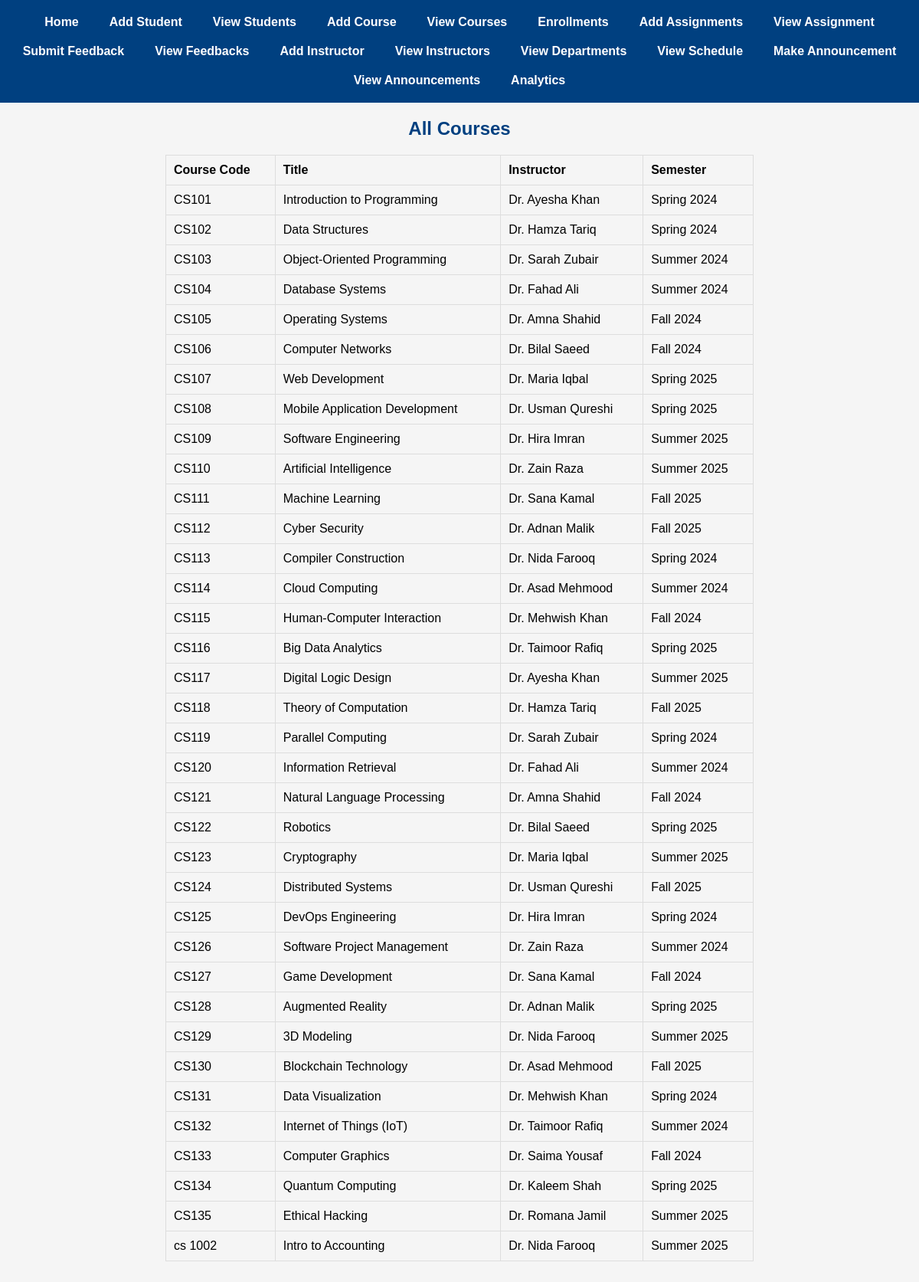
The page /show_all_courses on the database its author committed.
### main.py (models this page shows)
class Course(db.Model):
    id = db.Column(db.Integer, primary_key=True)
    code = db.Column(db.String(10), unique=True, nullable=False)
    title = db.Column(db.String(100), nullable=False)
    instructor_id = db.Column(db.Integer, db.ForeignKey('instructor.id'))
    semester_id = db.Column(db.Integer, db.ForeignKey('semester.id'))
    schedules = db.relationship('Schedule', backref='course', lazy=True)

class Instructor(db.Model):
    id = db.Column(db.Integer, primary_key=True)
    name = db.Column(db.String(100), nullable=False)
    email = db.Column(db.String(100), unique=True, nullable=False)
    department_id = db.Column(db.Integer, db.ForeignKey('department.id'), nullable=False)
    courses = db.relationship('Course', backref='instructor', lazy=True)

class Semester(db.Model):
    id = db.Column(db.Integer, primary_key=True)
    name = db.Column(db.String(50), nullable=False)
    courses = db.relationship('Course', backref='semester', lazy=True)

### main.py (the view)
@app.route('/show_all_courses')
def show_all_courses():
    courses = Course.query.all()
    return render_template('show_courses.html', courses=courses)

### templates/show_courses.html (shortened to what this page needs)
{% extends 'base.html' %}
{% block content %}
<h2>All Courses</h2>
<table>
    <thead>
        <tr>
            <th>Course Code</th>
            <th>Title</th>
            <th>Instructor</th>
            <th>Semester</th>
        </tr>
    </thead>
    <tbody>
        {% for course in courses %}
        <tr>
            <td>{{ course.code }}</td>
            <td>{{ course.title }}</td>
            <td>{{ course.instructor.name }}</td>
            <td>{{ course.semester.name }}</td>
        </tr>
        {% endfor %}
    </tbody>
</table>
{% endblock %}

### templates/base.html (shortened to what this page needs)
<!DOCTYPE html>
<html lang="en">
<head>
    <link rel="stylesheet" href="{{ url_for('static', filename='css/style.css') }}">
</head>
<body>
    <nav>
        <a href="/">Home</a>
        <a href="/add_student">Add Student</a>
        <a href="/show_all_students">View Students</a>
        <a href="/add_course">Add Course</a>
        <a href="/show_all_courses">View Courses</a>
        <a href="/enrollments">Enrollments</a>
        <a href="/add_assignment">Add Assignments</a>
        <a href="/show_assignments">View Assignment</a>
        <a href="/add_feedback">Submit Feedback</a>
        <a href="/show_feedback">View Feedbacks</a>
        <a href="/add_instructor">Add Instructor</a>
        <a href="/show_all_instructors">View Instructors</a>
        <a href="/show_all_departments">View Departments</a>
        <a href="/show_schedule">View Schedule</a>
        <a href="/announce_something">Make Announcement</a>
        <a href="/all_announcements">View Announcements</a>
        <a href="/graphs">Analytics</a>
    </nav>
    <main>
        {% block content %}{% endblock %}
    </main>
</body>
</html>

### static/css/style.css (style rules this page uses)
body { display: flex; flex-direction: column; align-items: center; margin: 0; padding: 0; font-family: Arial, sans-serif; background-color: #f5f5f5; min-height: 100vh; box-sizing: border-box; }
nav { background-color: #004080; width: 100%; display: flex; flex-wrap: wrap; justify-content: center; padding: 10px 0; }
nav a { color: white; text-decoration: none; font-weight: bold; margin: 0 15px; padding: 10px 5px; }
.container, main, section { width: 80%; max-width: 1200px; margin: 20px auto; text-align: center; }
h1, h2, h3, h4, h5, h6 { text-align: center; color: #004080; margin-top: 0; }
table { width: 80%; margin: 0 auto 20px auto; border-collapse: collapse; text-align: left; }
table th, table td { border: 1px solid #ddd; padding: 10px; }

### rows shown on the page
Course: code "CS101", title "Introduction to Programming", instructor.name "Dr. Ayesha Khan", semester.name "Spring 2024"
Course: code "CS102", title "Data Structures", instructor.name "Dr. Hamza Tariq", semester.name "Spring 2024"
Course: code "CS103", title "Object-Oriented Programming", instructor.name "Dr. Sarah Zubair", semester.name "Summer 2024"
Course: code "CS104", title "Database Systems", instructor.name "Dr. Fahad Ali", semester.name "Summer 2024"
Course: code "CS105", title "Operating Systems", instructor.name "Dr. Amna Shahid", semester.name "Fall 2024"
Course: code "CS106", title "Computer Networks", instructor.name "Dr. Bilal Saeed", semester.name "Fall 2024"
Course: code "CS107", title "Web Development", instructor.name "Dr. Maria Iqbal", semester.name "Spring 2025"
Course: code "CS108", title "Mobile Application Development", instructor.name "Dr. Usman Qureshi", semester.name "Spring 2025"
Course: code "CS109", title "Software Engineering", instructor.name "Dr. Hira Imran", semester.name "Summer 2025"
Course: code "CS110", title "Artificial Intelligence", instructor.name "Dr. Zain Raza", semester.name "Summer 2025"
Course: code "CS111", title "Machine Learning", instructor.name "Dr. Sana Kamal", semester.name "Fall 2025"
Course: code "CS112", title "Cyber Security", instructor.name "Dr. Adnan Malik", semester.name "Fall 2025"
Course: code "CS113", title "Compiler Construction", instructor.name "Dr. Nida Farooq", semester.name "Spring 2024"
Course: code "CS114", title "Cloud Computing", instructor.name "Dr. Asad Mehmood", semester.name "Summer 2024"
Course: code "CS115", title "Human-Computer Interaction", instructor.name "Dr. Mehwish Khan", semester.name "Fall 2024"
Course: code "CS116", title "Big Data Analytics", instructor.name "Dr. Taimoor Rafiq", semester.name "Spring 2025"
Course: code "CS117", title "Digital Logic Design", instructor.name "Dr. Ayesha Khan", semester.name "Summer 2025"
Course: code "CS118", title "Theory of Computation", instructor.name "Dr. Hamza Tariq", semester.name "Fall 2025"
Course: code "CS119", title "Parallel Computing", instructor.name "Dr. Sarah Zubair", semester.name "Spring 2024"
Course: code "CS120", title "Information Retrieval", instructor.name "Dr. Fahad Ali", semester.name "Summer 2024"
Course: code "CS121", title "Natural Language Processing", instructor.name "Dr. Amna Shahid", semester.name "Fall 2024"
Course: code "CS122", title "Robotics", instructor.name "Dr. Bilal Saeed", semester.name "Spring 2025"
Course: code "CS123", title "Cryptography", instructor.name "Dr. Maria Iqbal", semester.name "Summer 2025"
Course: code "CS124", title "Distributed Systems", instructor.name "Dr. Usman Qureshi", semester.name "Fall 2025"
Course: code "CS125", title "DevOps Engineering", instructor.name "Dr. Hira Imran", semester.name "Spring 2024"
Course: code "CS126", title "Software Project Management", instructor.name "Dr. Zain Raza", semester.name "Summer 2024"
Course: code "CS127", title "Game Development", instructor.name "Dr. Sana Kamal", semester.name "Fall 2024"
Course: code "CS128", title "Augmented Reality", instructor.name "Dr. Adnan Malik", semester.name "Spring 2025"
Course: code "CS129", title "3D Modeling", instructor.name "Dr. Nida Farooq", semester.name "Summer 2025"
Course: code "CS130", title "Blockchain Technology", instructor.name "Dr. Asad Mehmood", semester.name "Fall 2025"
Course: code "CS131", title "Data Visualization", instructor.name "Dr. Mehwish Khan", semester.name "Spring 2024"
Course: code "CS132", title "Internet of Things (IoT)", instructor.name "Dr. Taimoor Rafiq", semester.name "Summer 2024"
Course: code "CS133", title "Computer Graphics", instructor.name "Dr. Saima Yousaf", semester.name "Fall 2024"
Course: code "CS134", title "Quantum Computing", instructor.name "Dr. Kaleem Shah", semester.name "Spring 2025"
Course: code "CS135", title "Ethical Hacking", instructor.name "Dr. Romana Jamil", semester.name "Summer 2025"
Course: code "cs 1002", title "Intro to Accounting", instructor.name "Dr. Nida Farooq", semester.name "Summer 2025"
